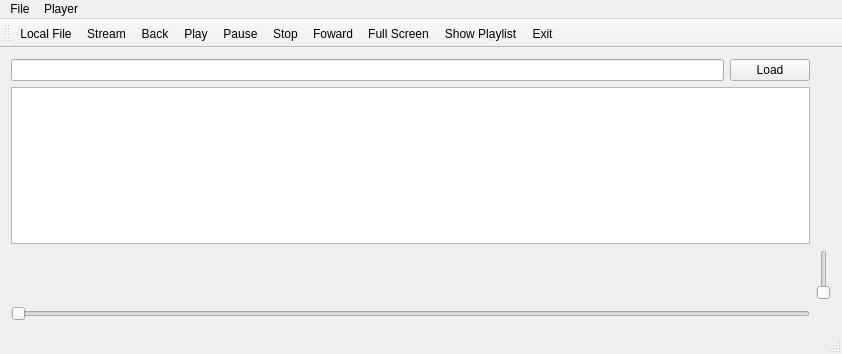
<?xml version="1.0" encoding="UTF-8"?>
<ui version="4.0">
 <class>MainWindow</class>
 <widget class="QMainWindow" name="MainWindow">
  <property name="geometry">
   <rect>
    <x>0</x>
    <y>0</y>
    <width>842</width>
    <height>354</height>
   </rect>
  </property>
  <property name="windowTitle">
   <string>WebPhonon-Qt5</string>
  </property>
  <property name="windowIcon">
   <iconset resource="Icons.qrc">
    <normaloff>:/Icons/WebPhononIcon.png</normaloff>:/Icons/WebPhononIcon.png</iconset>
  </property>
  <widget class="QWidget" name="centralWidget">
   <layout class="QGridLayout" name="gridLayout_2">
    <item row="4" column="1">
     <layout class="QGridLayout" name="gridLayout"/>
    </item>
    <item row="5" column="1">
     <widget class="QSlider" name="horizontalSlider">
      <property name="orientation">
       <enum>Qt::Horizontal</enum>
      </property>
     </widget>
    </item>
    <item row="3" column="1">
     <widget class="QTableWidget" name="tableWidget"/>
    </item>
    <item row="0" column="1">
     <layout class="QHBoxLayout" name="horizontalLayout">
      <item>
       <widget class="QLineEdit" name="lineEdit"/>
      </item>
      <item>
       <widget class="QPushButton" name="pushButton">
        <property name="text">
         <string>Load</string>
        </property>
       </widget>
      </item>
     </layout>
    </item>
    <item row="4" column="2">
     <widget class="QSlider" name="verticalSlider">
      <property name="orientation">
       <enum>Qt::Vertical</enum>
      </property>
     </widget>
    </item>
   </layout>
  </widget>
  <widget class="QMenuBar" name="menuBar">
   <property name="geometry">
    <rect>
     <x>0</x>
     <y>0</y>
     <width>842</width>
     <height>21</height>
    </rect>
   </property>
   <widget class="QMenu" name="menuFile">
    <property name="title">
     <string>File</string>
    </property>
    <widget class="QMenu" name="menuOpen">
     <property name="title">
      <string>Open</string>
     </property>
     <addaction name="actionLocal_File"/>
     <addaction name="actionStream"/>
    </widget>
    <addaction name="menuOpen"/>
    <addaction name="actionExit"/>
   </widget>
   <widget class="QMenu" name="menuPlayer">
    <property name="title">
     <string>Player</string>
    </property>
    <addaction name="actionPlay"/>
    <addaction name="actionPause"/>
    <addaction name="actionStop"/>
    <addaction name="actionFull_Screen"/>
    <addaction name="actionBack"/>
    <addaction name="actionFoward"/>
    <addaction name="actionShow_Playlist"/>
   </widget>
   <addaction name="menuFile"/>
   <addaction name="menuPlayer"/>
  </widget>
  <widget class="QToolBar" name="mainToolBar">
   <attribute name="toolBarArea">
    <enum>TopToolBarArea</enum>
   </attribute>
   <attribute name="toolBarBreak">
    <bool>false</bool>
   </attribute>
   <addaction name="actionLocal_File"/>
   <addaction name="actionStream"/>
   <addaction name="actionBack"/>
   <addaction name="actionPlay"/>
   <addaction name="actionPause"/>
   <addaction name="actionStop"/>
   <addaction name="actionFoward"/>
   <addaction name="actionFull_Screen"/>
   <addaction name="actionShow_Playlist"/>
   <addaction name="actionExit"/>
  </widget>
  <widget class="QStatusBar" name="statusBar"/>
  <action name="actionLocal_File">
   <property name="icon">
    <iconset resource="Icons.qrc">
     <normaloff>:/Icons/document-open.png</normaloff>:/Icons/document-open.png</iconset>
   </property>
   <property name="text">
    <string>Local File</string>
   </property>
   <property name="shortcut">
    <string>Ctrl+O</string>
   </property>
  </action>
  <action name="actionStream">
   <property name="icon">
    <iconset resource="Icons.qrc">
     <normaloff>:/Icons/applications-internet.png</normaloff>:/Icons/applications-internet.png</iconset>
   </property>
   <property name="text">
    <string>Stream</string>
   </property>
   <property name="shortcut">
    <string>Ctrl+Shift+O</string>
   </property>
  </action>
  <action name="actionExit">
   <property name="icon">
    <iconset resource="Icons.qrc">
     <normaloff>:/Icons/application-exit.png</normaloff>:/Icons/application-exit.png</iconset>
   </property>
   <property name="text">
    <string>Exit</string>
   </property>
   <property name="shortcut">
    <string>Ctrl+Q</string>
   </property>
  </action>
  <action name="actionPlay">
   <property name="icon">
    <iconset resource="Icons.qrc">
     <normaloff>:/Icons/media-playback-start.png</normaloff>:/Icons/media-playback-start.png</iconset>
   </property>
   <property name="text">
    <string>Play</string>
   </property>
   <property name="shortcut">
    <string>Media Play</string>
   </property>
  </action>
  <action name="actionPause">
   <property name="icon">
    <iconset resource="Icons.qrc">
     <normaloff>:/Icons/media-playback-pause.png</normaloff>:/Icons/media-playback-pause.png</iconset>
   </property>
   <property name="text">
    <string>Pause</string>
   </property>
   <property name="shortcut">
    <string>Space</string>
   </property>
  </action>
  <action name="actionStop">
   <property name="icon">
    <iconset resource="Icons.qrc">
     <normaloff>:/Icons/media-playback-stop.png</normaloff>:/Icons/media-playback-stop.png</iconset>
   </property>
   <property name="text">
    <string>Stop</string>
   </property>
   <property name="shortcut">
    <string>Media Stop</string>
   </property>
  </action>
  <action name="actionFull_Screen">
   <property name="icon">
    <iconset resource="Icons.qrc">
     <normaloff>:/Icons/video-television.png</normaloff>:/Icons/video-television.png</iconset>
   </property>
   <property name="text">
    <string>Full Screen</string>
   </property>
   <property name="shortcut">
    <string>Ctrl+Shift+F</string>
   </property>
  </action>
  <action name="actionBack">
   <property name="icon">
    <iconset resource="Icons.qrc">
     <normaloff>:/Icons/media-skip-backward.png</normaloff>:/Icons/media-skip-backward.png</iconset>
   </property>
   <property name="text">
    <string>Back</string>
   </property>
  </action>
  <action name="actionFoward">
   <property name="icon">
    <iconset resource="Icons.qrc">
     <normaloff>:/Icons/media-skip-forward.png</normaloff>:/Icons/media-skip-forward.png</iconset>
   </property>
   <property name="text">
    <string>Foward</string>
   </property>
  </action>
  <action name="actionShow_Playlist">
   <property name="icon">
    <iconset resource="Icons.qrc">
     <normaloff>:/Icons/view-close.png</normaloff>:/Icons/view-close.png</iconset>
   </property>
   <property name="text">
    <string>Show Playlist</string>
   </property>
  </action>
 </widget>
 <layoutdefault spacing="6" margin="11"/>
 <resources>
  <include location="Icons.qrc"/>
 </resources>
 <connections/>
</ui>
